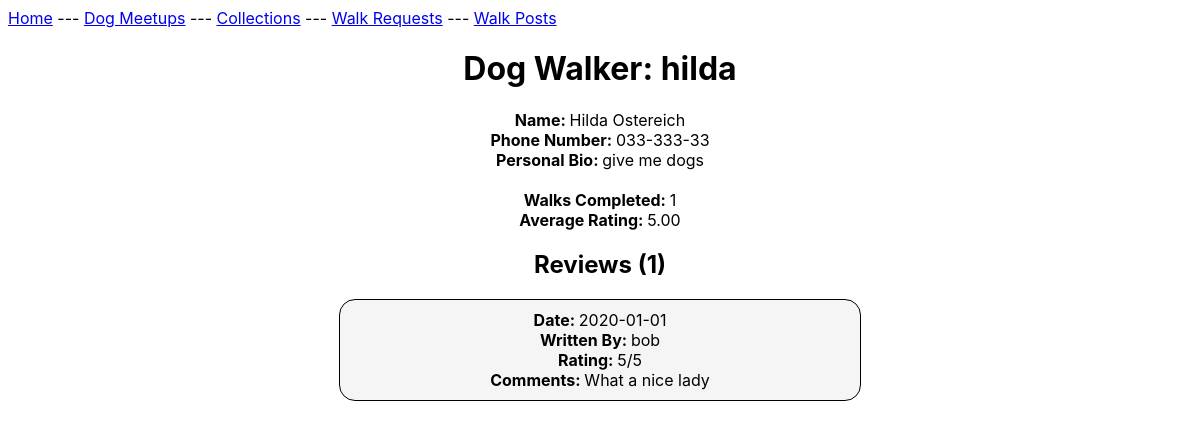
Page /walker.php?walker=hilda on the earlier database version.
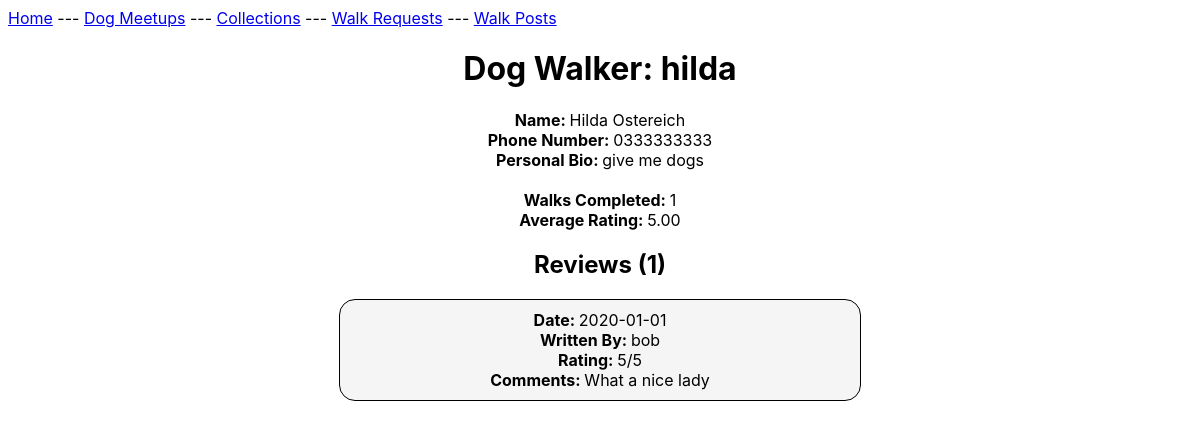
Same page on the later database version.
### tables this page shows
CREATE TABLE DogWalker
( username VARCHAR(20),
 password VARCHAR(20) NOT NULL,
 userImage VARCHAR(255),
 phoneNum CHAR(10) NOT NULL,
 personalBio VARCHAR(255),
 walksCompleted integer NOT NULL,
 PRIMARY KEY (username),
 foreign key (phoneNum) references WalkerNameNum(phoneNum) );

CREATE TABLE WalkerNameNum
( phoneNum char(10),
name varchar(30),
primary key (phoneNum) );

### walker.php (the view, shortened to what this page needs)
<html>
</html>
<div class="menu">
<a href="index.html">Home</a> ---
<a href="dogmeetups.php">Dog Meetups</a> ---
<a href="collections.php">Collections</a> ---
<a href="viewrequests.php">Walk Requests</a> ---
<a href="viewposts.php">Walk Posts</a>
</div>
<?php
$conn = OpenCon();
function displayReviews($result) {
    while($row = $result->fetch_assoc()) {
        echo "<div style='margin: 10px; width: 500px; border-radius: 1em; background-color: whitesmoke; padding: 10px; border-width: 1px; border-style: solid'>";
        echo "<div><b>Date: </b>".substr($row['date'], 0, 10)."</div>";
        echo "<div><b>Written By: </b>".$row['writtenby']."</div>";
        echo "<div><b>Rating: </b>".$row['rating']."/5</div>";
        echo "<div><b>Comments: </b>".$row['comment']."</div>";
        echo"</div>";
    }
}
$walker = $_GET['walker'];
echo "<center>";
echo "<h1>Dog Walker: $walker</h1>";
$sql = "SELECT dw.userimage as userimage, dw.personalbio as personalbio,
dw.walkscompleted as walkscompleted, wnn.phonenum as phonenum, wnn.name as name
FROM dogwalker dw, walkernamenum wnn
WHERE dw.phonenum = wnn.phonenum AND
dw.username = '$walker'";
$result = $conn->query($sql);
$row = $result->fetch_assoc();
echo "<div><b>Name: </b>".$row['name']."</div>";
echo "<div><b>Phone Number: </b>".$row['phonenum']."</div>";
echo "<div><b>Personal Bio: </b>".$row['personalbio']."</div>";
echo "<br>";
echo "<div><b>Walks Completed: </b>".$row['walkscompleted']."</div>";
$sql = "SELECT avg(rating) as average
FROM review
WHERE writtenfor = '$walker'";
$result = $conn->query($sql);
$row = $result->fetch_assoc();
echo "<div><b>Average Rating: </b>".number_format($row['average'], 2)."</div>";
$sql = "SELECT writtenby, reviewid, rating, date, comment
FROM review
WHERE writtenfor = '$walker'
ORDER BY date desc";
$result = $conn->query($sql);
$numreviews = mysqli_num_rows($result);
echo "<h2>Reviews (".$numreviews.")</h2>";
displayReviews($result);
echo "</center>";
?>

Differences in the rows shown:
changed dogwalker "give me dogs": phoneNum.phoneNum "033-333-33" → "0333333333"
